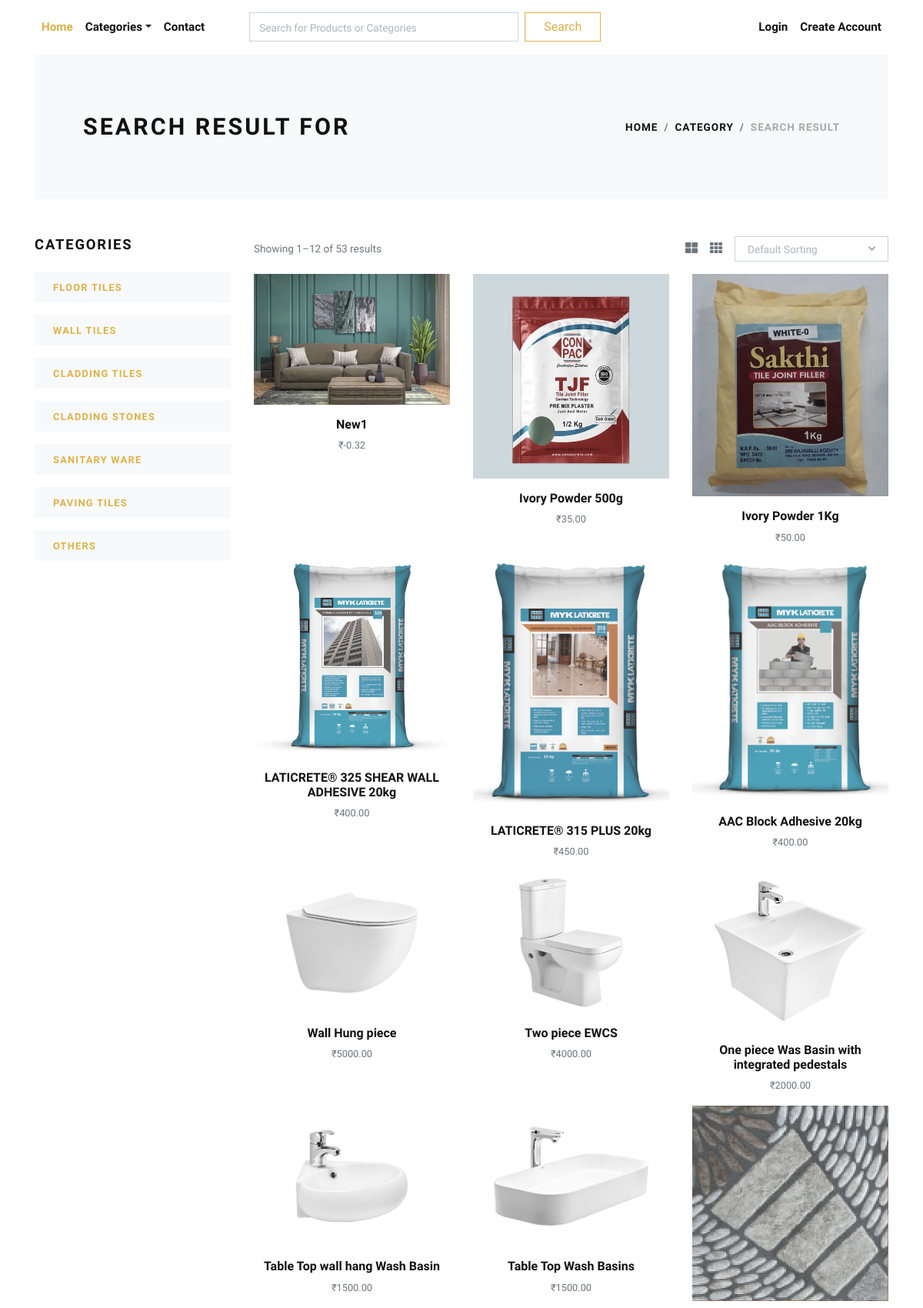
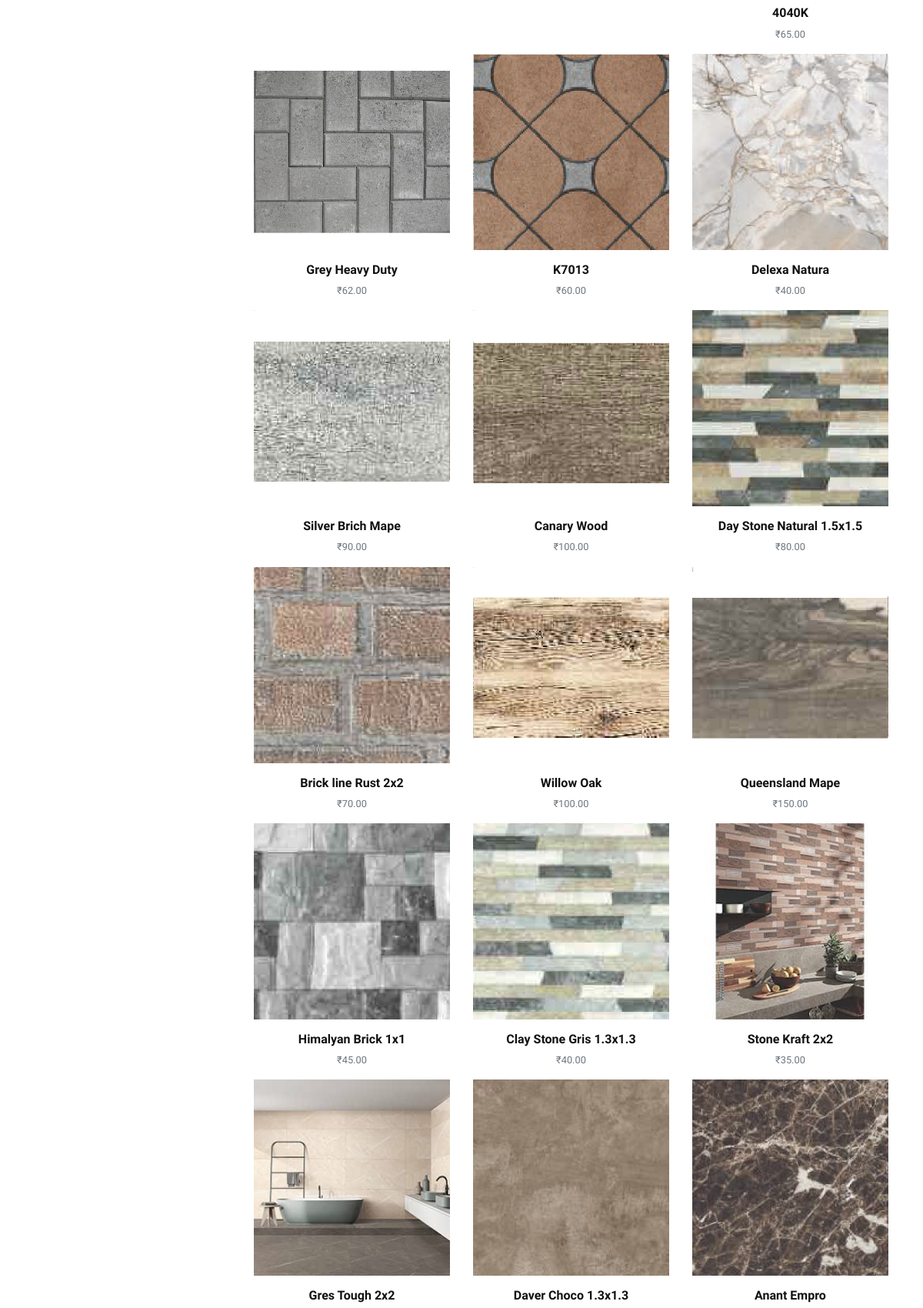
The app's page /search/ (upper part) with its own data (2 pictures, top to bottom).
### store/models.py (models this page shows, shortened)
class Category(models.Model):
    title = models.CharField(max_length=50, verbose_name="Category Title")
    slug = models.SlugField(max_length=55, verbose_name="Category Slug")
    description = models.TextField(blank=True, verbose_name="Category Description")
    category_image = models.ImageField(upload_to='category', blank=True, null=True, verbose_name="Category Image")
    is_active = models.BooleanField(verbose_name="Is Active?")
    is_featured = models.BooleanField(verbose_name="Is Featured?")
    created_at = models.DateTimeField(auto_now_add=True, verbose_name="Created Date")
    updated_at = models.DateTimeField(auto_now=True, verbose_name="Updated Date")
    class Meta:
        verbose_name_plural = 'Categories'
        ordering = ('-created_at', )

class Product(models.Model):
    title = models.CharField(max_length=150, verbose_name="Product Title")
    slug = models.SlugField(max_length=160, verbose_name="Product Slug")
    sku = models.CharField(max_length=255, unique=True, verbose_name="Unique Product ID (SKU)")
    short_description = models.TextField(verbose_name="Short Description")
    detail_description = models.TextField(blank=True, null=True, verbose_name="Detail Description")
    product_image = models.ImageField(upload_to='product', blank=True, null=True, verbose_name="Product Image")
    price = models.DecimalField(max_digits=8, decimal_places=2)
    stock = models.PositiveIntegerField(verbose_name="Stock")
    category = models.ForeignKey(Category, verbose_name="Product Categoy", on_delete=models.CASCADE)
    brand = models.ForeignKey(Brand, verbose_name="Product Brand", on_delete=models.CASCADE,null=True)
    is_active = models.BooleanField(verbose_name="Is Active?")
    is_featured = models.BooleanField(verbose_name="Is Featured?")
    created_at = models.DateTimeField(auto_now_add=True, verbose_name="Created Date")
    updated_at = models.DateTimeField(auto_now=True, verbose_name="Updated Date")
    class Meta:
        verbose_name_plural = 'Products'
        ordering = ('-created_at', )

### store/views.py (the view)
# urls.py: path('search/', views.search, name="search"),
def search(request):
    search_text = request.POST.get('search', '').strip()
    categories = Category.objects.filter(is_active=True).order_by('created_at')
    products = Product.objects.filter(is_active=True)
    if search_text:
        products = products.filter(
            Q(title__icontains=search_text) |
            Q(short_description__icontains=search_text) |
            Q(category__title__icontains=search_text)
        ).distinct()
    context = {
        'search_text': search_text,
        'categories': categories,
        'products': products,
    }
    return render(request, 'store/search_result.html', context)

### store/context_preprocessors.py (called while the page is built)
def store_menu(request):
    categories = Category.objects.filter(is_active=True).order_by('created_at')
    context = {
        'categories_menu': categories,
    }
    return context

def cart_menu(request):
    if request.user.is_authenticated:
        cart_items= Cart.objects.filter(user=request.user)
        context = {
            'cart_items': cart_items,
        }
    else:
        context = {}
    return context

### templates/store/search_result.html (shortened to what this page needs)
{% extends 'base.html' %}
{% load static %}
    {% block content %}
      <div class="container">
        <section class="py-5 bg-light">
          <div class="container">
            <div class="row px-4 px-lg-5 py-lg-4 align-items-center">
              <div class="col-lg-6">
                <h1 class="h2 text-uppercase mb-0">Search Result for {{ search_text }}</h1>
              </div>
              <div class="col-lg-6 text-lg-right">
                <nav aria-label="breadcrumb">
                  <ol class="breadcrumb justify-content-lg-end mb-0 px-0">
                    <li class="breadcrumb-item"><a href="{% url 'store:home' %}">Home</a></li>
                    <li class="breadcrumb-item"><a href="{% url 'store:all-categories' %}">Category</a></li>
                    <li class="breadcrumb-item active" aria-current="page">Search Result</li>
                  </ol>
                </nav>
              </div>
            </div>
          </div>
        </section>
        <section class="py-5">
          <div class="container p-0">
            <div class="row">
              <div class="col-lg-3 order-2 order-lg-1">
                <h5 class="text-uppercase mb-4">Categories</h5>
                {% if categories %}
                  {% for cat in categories %}
                    <a href="{% url 'store:category-products' cat.slug %}">
                      <div class="py-2 px-4 {% if category == cat %}bg-dark text-white {% else %}bg-light{% endif %} mb-3">
                        <strong class="small text-uppercase font-weight-bold">{{cat.title}}</strong>
                      </div>
                    </a>
                  {% endfor %}
                {% endif %}
              </div>
              <div class="col-lg-9 order-1 order-lg-2 mb-5 mb-lg-0">
                <div class="row mb-3 align-items-center">
                  <div class="col-lg-6 mb-2 mb-lg-0">
                    <p class="text-small text-muted mb-0">Showing 1–12 of 53 results</p>
                  </div>
                  <div class="col-lg-6">
                    <ul class="list-inline d-flex align-items-center justify-content-lg-end mb-0">
                      <li class="list-inline-item text-muted mr-3"><a class="reset-anchor p-0" href="#"><i class="fas fa-th-large"></i></a></li>
                      <li class="list-inline-item text-muted mr-3"><a class="reset-anchor p-0" href="#"><i class="fas fa-th"></i></a></li>
                      <li class="list-inline-item">
                        <form method="post"></li></form>
                    </ul>
                  </div>
                </div>
                <div class="row">
                  {% if products %}
                    {% for product in products %}
                      <div class="col-lg-4 col-sm-6">
                        <div class="product text-center">
                          <div class="mb-3 position-relative">
                            <a class="d-block" href="{% url 'store:product-detail' product.slug %}">
                              {% if product.product_image %}
                                <img class="img-fluid w-100" src="{{product.product_image.url}}" alt="{{product.title}}">
                              {% else %}
                                <img class="img-fluid w-100" src="{% static 'img/product-1.jpg' %}" alt="{{product.title}}">
                              {% endif %}
                            </a>
                          </div>
                          <h6> <a class="reset-anchor" href="{% url 'store:product-detail' product.slug %}">{{product.title}}</a></h6>
                          <p class="small text-muted">₹{{product.price}}</p>
                        </div>
                      </div>
                    {% endfor %}
                  {% endif %}
                </div>
              </div>
            </div>
          </div>
        </section>
      </div>
      {% endblock content %}

### ecommerce/static/css/style.default.css (style rules this page uses)
.text-small { font-size: 0.85rem !important; }
strong { font-weight: 700; }
.product img { -webkit-filter: grayscale(40%); filter: grayscale(40%); transition: all 0.3s; }
.text-uppercase { text-transform: uppercase; letter-spacing: 0.1em; }
.reset-anchor { color: inherit; transition: all 0.3s; }
body { font-family: "Libre Franklin", sans-serif; font-size: 1rem; font-weight: 400; line-height: 1.5; color: #111111; background-color: #fff; }
a { color: #dcb14a; text-decoration: none; }
h1, h2, h3, h4, h5, h6, .h1, .h2, .h3, .h4, .h5, .h6 { margin-bottom: 0.5rem; font-family: inherit; font-weight: 900; line-height: 1.2; color: inherit; }
h1, .h1 { font-size: 2.2rem; }
h2, .h2 { font-size: 1.9rem; }
h5, .h5 { font-size: 1.15rem; }
h6, .h6 { font-size: 1rem; }
small, .small { font-size: 80%; font-weight: 400; }
.bg-light { background-color: #f8f9fa !important; }
.breadcrumb { background: #f8f9fa; }
.breadcrumb-item { font-size: 0.85rem; text-transform: uppercase; letter-spacing: 0.07em; font-weight: 900; color: #111111; }
.breadcrumb-item a { color: inherit; transition: all 0.3s; }
.breadcrumb-item.active { color: #aaa; }

### records on screen
Category: title "FLOOR TILES"
Category: title "WALL TILES"
Category: title "CLADDING TILES"
Category: title "CLADDING STONES"
Category: title "SANITARY WARE"
Category: title "PAVING TILES"
Category: title "OTHERS"
Product: product_image (picture), title "New1", price "-0.32"
Product: product_image (picture), title "Ivory Powder 500g", price "35.00"
Product: product_image (picture), title "Ivory Powder 1Kg", price "50.00"
Product: product_image (picture), title "LATICRETE® 325 SHEAR WALL ADHESIVE 20kg", price "400.00"
Product: product_image (picture), title "LATICRETE® 315 PLUS 20kg", price "450.00"
Product: product_image (picture), title "AAC Block Adhesive 20kg", price "400.00"
Product: product_image (picture), title "Wall Hung piece", price "5000.00"
Product: product_image (picture), title "Two piece EWCS", price "4000.00"
Product: product_image (picture), title "One piece Was Basin with integrated pedestals", price "2000.00"
Product: product_image (picture), title "Table Top wall hang Wash Basin", price "1500.00"
Product: product_image (picture), title "Table Top Wash Basins", price "1500.00"
Product: product_image (picture), title "4040K", price "65.00"
Product: product_image (picture), title "Grey Heavy Duty", price "62.00"
Product: product_image (picture), title "K7013", price "60.00"
Product: product_image (picture), title "Delexa Natura", price "40.00"
Product: product_image (picture), title "Silver Brich Mape", price "90.00"
Product: product_image (picture), title "Canary Wood", price "100.00"
Product: product_image (picture), title "Day Stone Natural 1.5x1.5", price "80.00"
Product: product_image (picture), title "Brick line Rust 2x2", price "70.00"
Product: product_image (picture), title "Willow Oak", price "100.00"
Product: product_image (picture), title "Queensland Mape", price "150.00"
Product: product_image (picture), title "Himalyan Brick 1x1", price "45.00"
Product: product_image (picture), title "Clay Stone Gris 1.3x1.3", price "40.00"
Product: product_image (picture), title "Stone Kraft 2x2", price "35.00"
Product: product_image (picture), title "Gres Tough 2x2"
Product: product_image (picture), title "Daver Choco 1.3x1.3"
Product: product_image (picture), title "Anant Empro"
